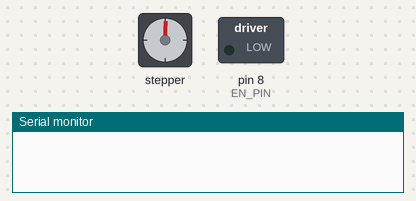
Bench run of a sketch on a simulated Arduino Uno, built with avr-gcc and run on an emulated ATmega328P. On the bench: stepper motor, switched loads named in the sketch (green lamp = pin HIGH), the last lines printed to the serial monitor. Stepper angles assume 200 steps per turn.

Above: at 0.32 s.
At 8.0 s:
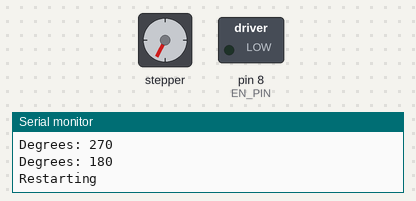
At 14.9 s:
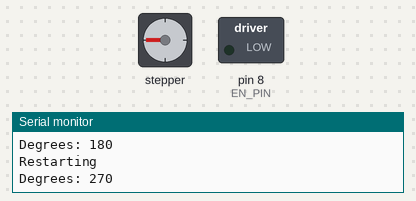
At 36.0 s:
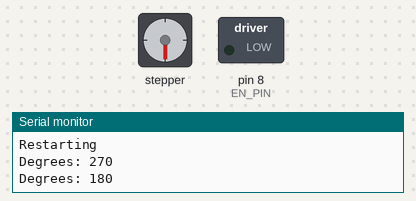
Timing chart, 0 to 40.0 s (numbered marks = the images above):
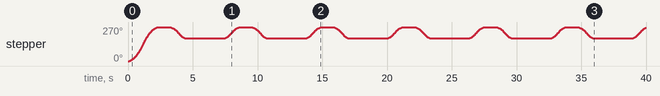

The sketch:

STEPPER_TO_ANGLE.ino
```cpp
#include <AccelStepper.h>

#define STEP_PIN 2
#define DIR_PIN  5
#define EN_PIN   8

AccelStepper stepper(AccelStepper::DRIVER, STEP_PIN, DIR_PIN);

const int stepsPerRev = 200;   // 1.8° motor

// Converts angle (deg) to step position and moves there
void moveToAngle(float angleDeg) {
  long steps = stepsPerRev * angleDeg / 360.0;
  stepper.moveTo(steps);
  stepper.runToPosition();   // blocks until done
}

void setup() {
  Serial.begin(9600);
  pinMode(EN_PIN, OUTPUT);
  digitalWrite(EN_PIN, LOW);

  stepper.setMaxSpeed(300);
  stepper.setAcceleration(100);

  stepper.setCurrentPosition(0);  // define zero
}

void loop() {
  moveToAngle(270);
  Serial.println("Degrees: 270");
  delay(1000);

  moveToAngle(180);
  Serial.println("Degrees: 180");
  delay(1000);

  Serial.println("Restarting");
  Serial.println();
  delay(2000);
}
```
